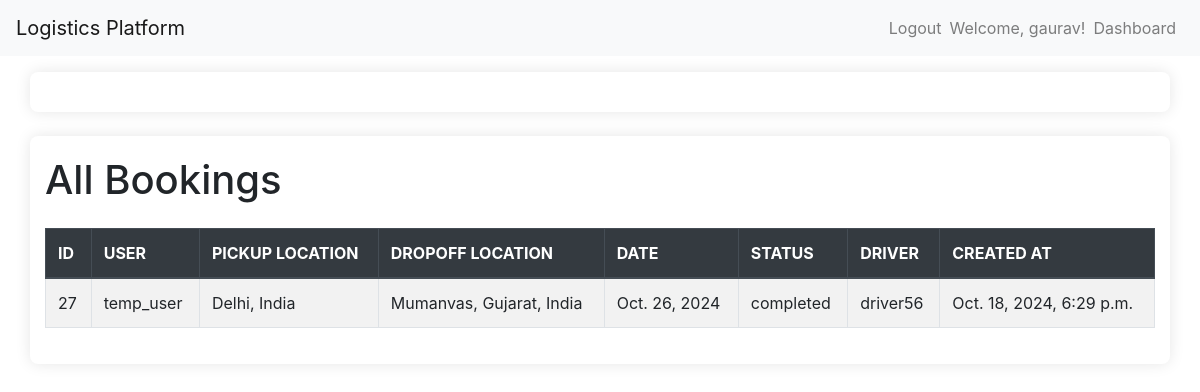
The page /accounts/admin_dashboard/view_all_bookings/ (signed in) on the database as committed earlier.
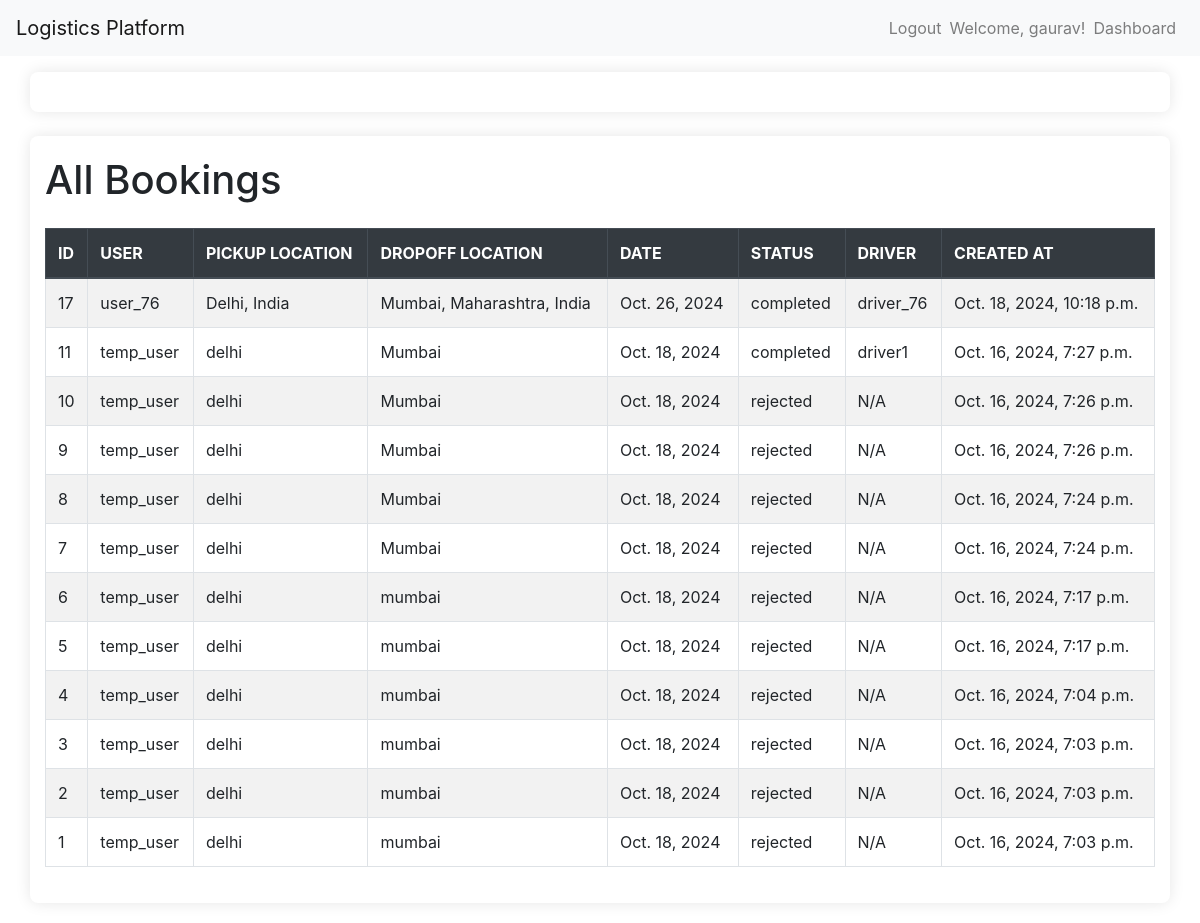
The same page on the database as committed later.
### bookings/models.py (models this page shows, shortened)
class Booking(models.Model):
    STATUS_CHOICES = [
        ('pending', 'Pending'),
        ('confirmed', 'Confirmed'),
        ('accepted', 'Accepted'),
        ('rejected', 'Rejected'),
        ('pending', 'Pending'),
        ('accepted', 'Accepted'),
        ('en_route_to_pickup', 'En Route to Pickup'),
        ('goods_collected', 'Goods Collected'),
        ('delivered', 'Delivered'),
        ('completed', 'Completed'),
    ]
    user = models.ForeignKey(User, on_delete=models.CASCADE)
    pickup_location = models.CharField(max_length=255)
    dropoff_location = models.CharField(max_length=255)
    vehicle_type = models.ForeignKey(VehicleType, on_delete=models.CASCADE)
    date = models.DateField()
    created_at = models.DateTimeField(auto_now_add=True)
    distance = models.DecimalField(max_digits=10, decimal_places=2, null=True, blank=True)
    estimated_cost = models.DecimalField(max_digits=10, decimal_places=2, null=True, blank=True)
    status = models.CharField(max_length=20, choices=STATUS_CHOICES, default='pending')
    driver = models.ForeignKey(User, related_name='driver_bookings', null=True, blank=True, on_delete=models.SET_NULL)
    start_time = models.DateTimeField(null=True, blank=True)  # When the trip starts
    end_time = models.DateTimeField(null=True, blank=True)    # When the trip ends

### accounts/decorators.py (the view)
        def _wrapped_view(request, *args, **kwargs):
            if request.user.profile.role in allowed_roles:
                return view_func(request, *args, **kwargs)
            else:
                return HttpResponseForbidden("You are not authorized to view this page.")

### accounts/views.py (called while the page is built)
@login_required
@role_required(allowed_roles=['admin'])
def view_all_bookings(request):
    bookings = Booking.objects.all().order_by('-created_at')
    return render(request, 'accounts/view_all_bookings.html', {'bookings': bookings})

### accounts/templates/accounts/view_all_bookings.html (shortened to what this page needs)
{% extends 'accounts/admin_base.html' %}
{% block extra_css %}
    <link rel="stylesheet" href="https://stackpath.bootstrapcdn.com/bootstrap/4.5.2/css/bootstrap.min.css">
{% endblock %}
{% block content %}
<div class="container mt-4">
    <h1 class="mb-4">All Bookings</h1>
    <table class="table table-bordered table-striped">
        <thead class="thead-dark">
            <tr>
                <th>ID</th>
                <th>User</th>
                <th>Pickup Location</th>
                <th>Dropoff Location</th>
                <th>Date</th>
                <th>Status</th>
                <th>Driver</th>
                <th>Created At</th>
            </tr>
        </thead>
        <tbody>
            {% for booking in bookings %}
            <tr>
                <td>{{ booking.id }}</td>
                <td>{{ booking.user.username }}</td>
                <td>{{ booking.pickup_location }}</td>
                <td>{{ booking.dropoff_location }}</td>
                <td>{{ booking.date }}</td>
                <td>{{ booking.status }}</td>
                <td>
                    {% if booking.driver %}
                        {{ booking.driver.username }}
                    {% else %}
                        N/A
                    {% endif %}
                </td>
                <td>{{ booking.created_at }}</td>
            </tr>
            {% endfor %}
        </tbody>
    </table>
</div>
{% endblock %}

Rows that differ between the two databases and show on the page:
removed Booking: id "27", user.username "temp_user", pickup_location "Delhi, India", dropoff_location "Mumanvas, Gujarat, India", date "Oct. 26, 2024", status "completed", driver.username "driver56", created_at "Oct. 18, 2024, 6:29 p.m."
added Booking: id "17", user.username "user_76", pickup_location "Delhi, India", dropoff_location "Mumbai, Maharashtra, India", date "Oct. 26, 2024", status "completed", driver.username "driver_76", created_at "Oct. 18, 2024, 10:18 p.m."
added Booking: id "11", user.username "temp_user", pickup_location "delhi", dropoff_location "Mumbai", date "Oct. 18, 2024", status "completed", driver.username "driver1", created_at "Oct. 16, 2024, 7:27 p.m."
added Booking: id "10", user.username "temp_user", pickup_location "delhi", dropoff_location "Mumbai", date "Oct. 18, 2024", status "rejected", shows "N/A", created_at "Oct. 16, 2024, 7:26 p.m."
added Booking: id "9", user.username "temp_user", pickup_location "delhi", dropoff_location "Mumbai", date "Oct. 18, 2024", status "rejected", shows "N/A", created_at "Oct. 16, 2024, 7:26 p.m."
added Booking: id "8", user.username "temp_user", pickup_location "delhi", dropoff_location "Mumbai", date "Oct. 18, 2024", status "rejected", shows "N/A", created_at "Oct. 16, 2024, 7:24 p.m."
added Booking: id "7", user.username "temp_user", pickup_location "delhi", dropoff_location "Mumbai", date "Oct. 18, 2024", status "rejected", shows "N/A", created_at "Oct. 16, 2024, 7:24 p.m."
added Booking: id "6", user.username "temp_user", pickup_location "delhi", dropoff_location "mumbai", date "Oct. 18, 2024", status "rejected", shows "N/A", created_at "Oct. 16, 2024, 7:17 p.m."
added Booking: id "5", user.username "temp_user", pickup_location "delhi", dropoff_location "mumbai", date "Oct. 18, 2024", status "rejected", shows "N/A", created_at "Oct. 16, 2024, 7:17 p.m."
added Booking: id "4", user.username "temp_user", pickup_location "delhi", dropoff_location "mumbai", date "Oct. 18, 2024", status "rejected", shows "N/A", created_at "Oct. 16, 2024, 7:04 p.m."
added Booking: id "3", user.username "temp_user", pickup_location "delhi", dropoff_location "mumbai", date "Oct. 18, 2024", status "rejected", shows "N/A", created_at "Oct. 16, 2024, 7:03 p.m."
added Booking: id "2", user.username "temp_user", pickup_location "delhi", dropoff_location "mumbai", date "Oct. 18, 2024", status "rejected", shows "N/A", created_at "Oct. 16, 2024, 7:03 p.m."
added Booking: id "1", user.username "temp_user", pickup_location "delhi", dropoff_location "mumbai", date "Oct. 18, 2024", status "rejected", shows "N/A", created_at "Oct. 16, 2024, 7:03 p.m."
